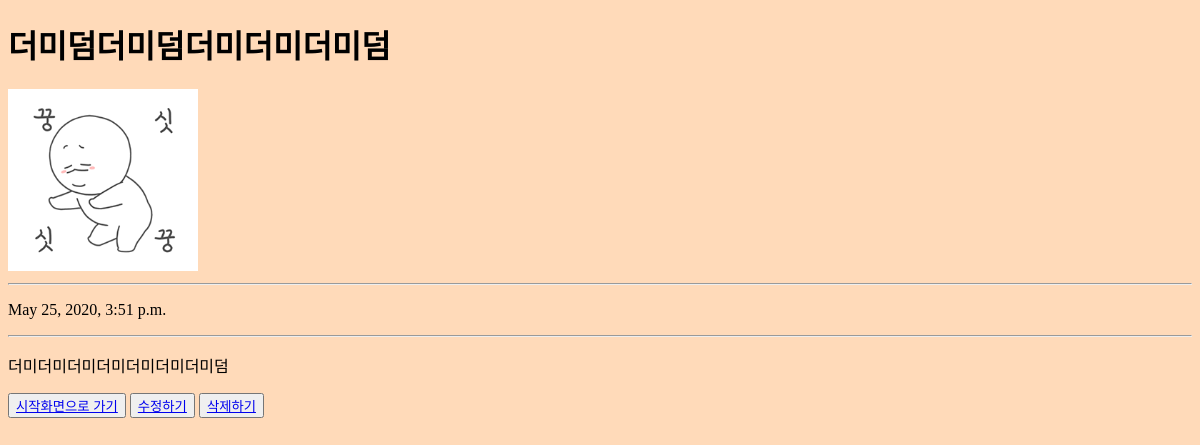
Before: /blog/17 with the older database file.
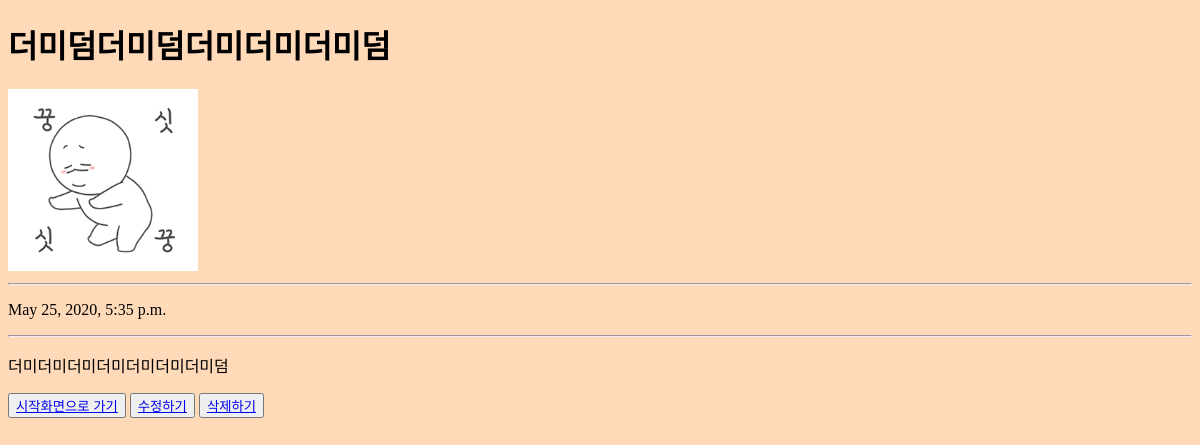
After: the same page with the newer database file.
### Blog/models.py (models this page shows, shortened)
class Blog_m(models.Model):
    title = models.CharField(max_length = 200)
    pub_date = models.DateTimeField()
    body = models.TextField()
    image = models.ImageField(upload_to = 'blog/', blank = True, null = True)

### Blog/views.py (the view)
# urls.py: path('blog/<int:blog_id>',Blog.views.detail, name = "detail"),
def detail(request,blog_id):
    select = get_object_or_404(Blog_m,pk = blog_id) #해당 키의 객체를 select에 담는다.
    return render(request, 'detail.html',{'select':select})

### Blog/templates/detail.html (shortened to what this page needs)
<!DOCTYPE html>
<html lang="en">
<head>
</head>
<body>
    <h1>{{select.title}}</h1>
    {%if select.image%}
        <img src="{{select.image.url}}" alt="">
        <hr>
    {%endif%}
    <p>{{select.pub_date}}</p>
    <hr>
    <p>{{select.body}}</p>
    <button><a href="{%url 'begin'%}">시작화면으로 가기</a></button>
    <button><a href="{%url 'edit' select.id%}">수정하기</a></button>
    <button><a href="{%url 'delete' select.id%}">삭제하기</a></button>
</body>
</html>

Changed rows visible on the page:
changed Blog_m "더미덤더미덤더미더미더미덤": pub_date "May 25, 2020, 3:51 p.m." → "May 25, 2020, 5:35 p.m."
